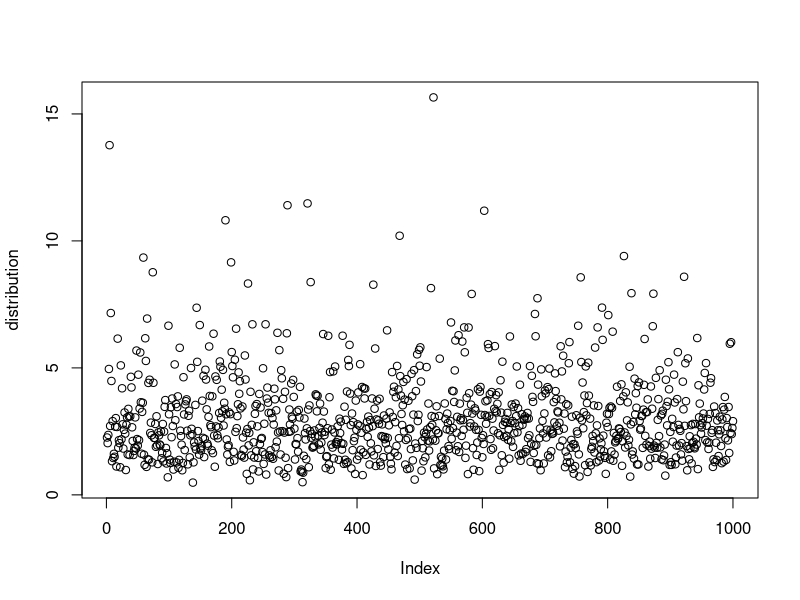

Here is the R script that generated this plot:
## ---- chunk 1
knitr::opts_chunk$set(echo = TRUE)
## ---- chunk 2
library(tidyverse)
## ---- chunk 3
############################ START OF IAM FUNCTION ############################ 


    toy_IAM_SCC<-function(p_damage, p_climSens, p_discount) {


 
      
      
#######  Part 0a: Fixed Model parameters ###### 
    p_numSCC<-c(2)
    p_years<-c(291)

    # Fixed Economic parameters (LEAVE THIS ALONE FOR NOW)
    p_abatePct<-matrix(0,p_years) # zero abatement   
    p_abate<-c(.03)
    p_emInt_g<-c(-.005) # default at -.005
    p_enInt_g<-c(-.01) # default at -.01
    p_pop_g<-c(0.01) # default at .01   
    p_capShare<-c(.3) #default at .3
    p_capDep<-c(.1) #default at .1
    p_saving<-c(.22) #default at .22
    p_TFP_g<-c(.005)  #defult .005
    p_abateE<-c(2) #default 2
    
    # Fixed climate parameters (LEAVE THIS ALONE FOR NOW)
    p_carDecay<-400 #default 400
    p_climDelay<-c(.015) #default .015



###### Part 0b: Initial conditions (in 2010) ###### 
    

    # Economic
    ic_pop<-c(6900) # in millions
    ic_enInt<-c(5.98) # in EJ/$trill
    ic_emInt<-c(68.27) # in Mt CO2 /EJ            
    ic_K<-c(139.65) # $trill   
    ic_TFP<-c(.03)

    # Climate
    ic_preCO2<-c(275) # ppm
    ic_nowCO2<-c(380) # ppm
    ic_T<-c(0.8) # degree C above preindustrial


   # creating empty matrix
    year<-matrix(0,p_years,p_numSCC)    
    pop<-matrix(0, p_years,p_numSCC)
    enInt<-matrix(0, p_years,p_numSCC)
    emInt<-matrix(0, p_years,p_numSCC)    
    TFP<-matrix(0, p_years,p_numSCC)
    Y_gross<-matrix(0, p_years,p_numSCC)
    Y_netAbate<-matrix(0, p_years,p_numSCC)
    K<-matrix(0, p_years,p_numSCC)
    gdppc<-matrix(0, p_years,p_numSCC)
    CO2ppm<-matrix(0, p_years,p_numSCC)
    em_MtCO2<-matrix(0,p_years,p_numSCC)
    em_ppm<-matrix(0,p_years,p_numSCC)
    damageCost<-matrix(0,p_years,p_numSCC)
    Y_net<-matrix(0,p_years,p_numSCC)
    C<-matrix(0,p_years,p_numSCC)
    C_pc<-matrix(0,p_years,p_numSCC)
    Teq<-matrix(0,p_years,p_numSCC)
    T<-matrix(0,p_years,p_numSCC)
    em_SCC<-matrix(0,p_years, p_numSCC)
    abateCost<-matrix(0,p_years,p_numSCC)
    abateShare<-matrix(0,p_years,p_numSCC)
    climateShare<-matrix(0,p_years,p_numSCC)
    SCC<-matrix(0, p_numSCC)
    utility<-matrix(0,p_years,p_numSCC)
    welfare<-matrix(0,p_numSCC)
 
    
# looping over for SCC 
for (c in 1:p_numSCC) {

    # adding marginal emissions
    
    em_SCC[2,c]<-(c-1)/1e6
 
  
    ############################ Part 1a: economic model ################################## 
    ####### Part 1a: Getting exogenous changes in population, energy intensity, emissions intensity, TFP####### 

    # initializing for first period
    year[1,c]<-2010
    pop[1,c]<-ic_pop
    enInt[1,c]<-ic_enInt    
    emInt[1,c]<-ic_emInt
    TFP[1,c]<-ic_TFP

    # looping over future periods
    for (j in 2:p_years) {
      year[j,c]<-year[j-1,c]+1
      pop[j,c]=pop[j-1,c]*(1+p_pop_g)
      enInt[j,c]=enInt[j-1,c]*(1+p_enInt_g)
      emInt[j,c]=emInt[j-1,c]*(1+p_emInt_g)
      TFP[j,c]=TFP[j-1,c]*(1+p_TFP_g)
    }


    ######## Part 1b: Getting gross output, capital, emissions ############## 

    # initializing for first period
    #Part 1: Economic model w/o climate damages
    K[1,c]<-ic_K
    Y_gross[1,c]<-TFP[1,c]*K[1,c]^p_capShare*pop[1,c]^(1-p_capShare)
    abateShare[1,c]<-p_abate*p_abatePct[1]^p_abateE
    abateCost[1,c]<-abateShare[1,c]*Y_gross[1,c]
    Y_netAbate[1,c]=Y_gross[1,c]-abateCost[1,c]

    
    #Part 2: climate model
    #CO2 concentration
    CO2ppm[1,c]<-ic_nowCO2                      
    T[1,c]=ic_T

    #Part 3: Economic model with climate damages
    #climate damages
    climateShare[j,c]<-(p_damage*T[1,c]^2)/(1+p_damage*T[1,c]^2) # damage function
    damageCost[1,c]<-Y_gross[1,c]*climateShare[j,c]
    Y_net[1,c]<-Y_gross[1,c]-abateCost[1,c]-damageCost[1,c] # net of abate cost and damages output          
    C[1,c]<-Y_net[1,c]-p_saving*Y_net[1,c]
    C_pc[1,c]<-(C[1,c]/pop[1,c])*1000      
    K[1+1,c]<-(1-p_capDep)*K[1,c]+p_saving*Y_net[1,c]


    # looping over the rest of the years
    for (j in 2:p_years) {
      
      #Part 1: Economic model w/o climate damages
      
      #Economic output 
      #K[j,c]<-(1-p_capDep)*K[j-1,c]+p_saving*Y_gross[j-1,c]  
      
      
      K[j,c]<-(1-p_capDep)*K[j-1,c]+p_saving*Y_net[j-1,c]  
      Y_gross[j,c]<-TFP[j,c]*K[j,c]^p_capShare*pop[j,c]^(1-p_capShare)
      abateShare[j,c]<-p_abate*p_abatePct[j]^p_abateE
      abateCost[j,c]<-abateShare[j,c]*Y_gross[j,c]
      Y_netAbate[j,c]=Y_gross[j,c]-abateCost[j,c] 
      gdppc[j,c]=Y_netAbate[j,c]/pop[j,c]

      #emissions
      em_MtCO2[j,c]<-(pop[j,c]*gdppc[j,c]*enInt[j,c]*emInt[j,c])*(1-p_abatePct[j]) + em_SCC[j,c]
      em_ppm[j,c]<-em_MtCO2[j,c]/7810
      
      #Part 2: climate model
      
      #CO2 concentration
      CO2ppm[j,c]<-CO2ppm[j-1,c]+0.5*((em_ppm[j,c])- (CO2ppm[j-1,c]-(ic_preCO2))/(p_carDecay))                             
    
      #Radiative forcing
      rad_CO2_Wpm2<-5.35*log(CO2ppm[j,c]/ic_preCO2)

      # Converting to temperature  
      Teq[j,c]<-rad_CO2_Wpm2*(p_climSens/(5.3*log(2)))
      T[j,c]=T[j-1,c]+p_climDelay*(Teq[j,c]-T[j-1,c])

      #Part 3: Economic model with climate damages
      #climate damages
      climateShare[j,c]<-(p_damage*T[j,c]^2)/(1+p_damage*T[j,c]^2) # damage function
      damageCost[j,c]<-climateShare[j,c]*Y_gross[j,c]
      Y_net[j,c]<-Y_gross[j,c]-abateCost[j,c]-damageCost[j,c] # output net of damages          
      C[j,c]<-Y_net[j,c]-p_saving*Y_net[j,c] # consumption 
      C_pc[j,c]<-(C[j,c]/pop[j,c])*1000      
    }
 } 
 
 
###################### Part 3: calculating SCC ###################### 

#setup discount rate
disFactor<-matrix(1,p_years,1)

for(j in 2:p_years) {
    disFactor[j]<-1/(1+p_discount)^j
}

disMarDamage<-matrix(0,p_years, p_numSCC-1)

for (c in 1:p_numSCC-1) {
   disMarDamage[,c]=(damageCost[,c+1]-damageCost[,1])*1e12* disFactor[,1]
  SCC[c]=sum(disMarDamage[,c])
}
 
return(c(SCC[1,1]))
    }




############################ END OF FUNCTION ############################
## ---- chunk 4
distribution <- rlnorm(1000, meanlog = 0.95, sdlog = 0.53)

plot(distribution)

#wrapper



p_damage = 0.009
p_climSens = 2.9
p_discount = 0.015
n = 250


p_damage_output = matrix(0,n, 1)
p_climSens_output = matrix(0,n, 1)
discount1.5_output = matrix(0,n, 1)
discount3_output = matrix(0,n, 1)
discount5_output = matrix(0,n, 1)
## ---- chunk 5
############################ START OF IAM FUNCTION ############################ 


    toy_IAM_optimal<-function(p_abatePct, p_abate, p_damage, p_climSens, p_discount) {

  # expanding to 291 years      
  p_abatePct<-c(rep(p_abatePct[1], times=10),  rep(p_abatePct[2], times=10),  rep(p_abatePct[3], times=10),  rep(p_abatePct[4], times=10),  
               rep(p_abatePct[5], times=10),  rep(p_abatePct[6], times=10),  rep(p_abatePct[7], times=10),  rep(p_abatePct[8], times=10),  
               rep(p_abatePct[9], times=10),  rep(p_abatePct[10], times=201))      
      
      
#######  Part 0a: Fixed Model parameters ###### 

  p_numSCC<-c(2)
  p_years<-c(291)

    # Fixed Economic parameters (LEAVE THIS ALONE FOR NOW)
    p_emInt_g<-c(-.005) # default at -.005
    p_enInt_g<-c(-.01) # default at -.01
    p_pop_g<-c(0.01) # default at .01   
    p_capShare<-c(.3) #default at .3
    p_capDep<-c(.1) #default at .1
    p_saving<-c(.22) #default at .22
    p_TFP_g<-c(.005)  #defult .005
    p_abateE<-c(2.8) #default 2
    
    # Fixed climate parameters (LEAVE THIS ALONE FOR NOW)
    p_carDecay<-400 #default 400
    p_climDelay<-c(.015) #default .015



###### Part 0b: Initial conditions (in 2010) ###### 
    

    # Economic
    ic_pop<-c(6900) # in millions
    ic_enInt<-c(5.98) # in EJ/$trill
    ic_emInt<-c(68.27) # in Mt CO2 /EJ            
    ic_K<-c(139.65) # $trill   
    ic_TFP<-c(.03)

    # Climate
    ic_preCO2<-c(275) # ppm
    ic_nowCO2<-c(380) # ppm
    ic_T<-c(0.8) # degree C above preindustrial


   # creating empty matrix
    year<-matrix(0,p_years,p_numSCC)    
    pop<-matrix(0, p_years,p_numSCC)
    enInt<-matrix(0, p_years,p_numSCC)
    emInt<-matrix(0, p_years,p_numSCC)    
    TFP<-matrix(0, p_years,p_numSCC)
    Y_gross<-matrix(0, p_years,p_numSCC)
    Y_netAbate<-matrix(0, p_years,p_numSCC)
    K<-matrix(0, p_years,p_numSCC)
    gdppc<-matrix(0, p_years,p_numSCC)
    CO2ppm<-matrix(0, p_years,p_numSCC)
    em_MtCO2<-matrix(0,p_years,p_numSCC)
    em_ppm<-matrix(0,p_years,p_numSCC)
    damageCost<-matrix(0,p_years,p_numSCC)
    Y_net<-matrix(0,p_years,p_numSCC)
    C<-matrix(0,p_years,p_numSCC)
    C_pc<-matrix(0,p_years,p_numSCC)
    Teq<-matrix(0,p_years,p_numSCC)
    T<-matrix(0,p_years,p_numSCC)
    em_SCC<-matrix(0,p_years, p_numSCC)
    abateCost<-matrix(0,p_years,p_numSCC)
    abateShare<-matrix(0,p_years,p_numSCC)
    climateShare<-matrix(0,p_years,p_numSCC)
    SCC<-matrix(0, p_numSCC)
    utility<-matrix(0,p_years,p_numSCC)
    welfare<-matrix(0,p_numSCC)
 
    
# looping over for SCC 
for (c in 1:p_numSCC) {

    # adding marginal emissions
    
    em_SCC[2,c]<-(c-1)/1e6

    ############################ Part 1a: economic model ################################## 
    ####### Part 1a: Getting exogenous changes in population, energy intensity, emissions intensity, TFP####### 

    # initializing for first period
    year[1,c]<-2010
    pop[1,c]<-ic_pop
    enInt[1,c]<-ic_enInt    
    emInt[1,c]<-ic_emInt
    TFP[1,c]<-ic_TFP

    # looping over future periods
    for (j in 2:p_years) {
      year[j,c]<-year[j-1,c]+1
      pop[j,c]=pop[j-1,c]*(1+p_pop_g)
      enInt[j,c]=enInt[j-1,c]*(1+p_enInt_g)
      emInt[j,c]=emInt[j-1,c]*(1+p_emInt_g)
      TFP[j,c]=TFP[j-1,c]*(1+p_TFP_g)
    }


    ######## Part 1b: Getting gross output, capital, emissions ############## 

    # initializing for first period
    #Part 1: Economic model w/o climate damages
    K[1,c]<-ic_K
    Y_gross[1,c]<-TFP[1,c]*K[1,c]^p_capShare*pop[1,c]^(1-p_capShare)
    abateShare[1,c]<-p_abate*p_abatePct[1]^p_abateE
    abateCost[1,c]<-abateShare[1,c]*Y_gross[1,c]
    Y_netAbate[1,c]=Y_gross[1,c]-abateCost[1,c]

    
    #Part 2: climate model
    #CO2 concentration
    CO2ppm[1,c]<-ic_nowCO2                      
    T[1,c]=ic_T

    #Part 3: Economic model with climate damages
    #climate damages
    climateShare[j,c]<-(p_damage*T[1,c]^2)/(1+p_damage*T[1,c]^2) # damage function
    damageCost[1,c]<-Y_gross[1,c]*climateShare[j,c]
    Y_net[1,c]<-Y_gross[1,c]-abateCost[1,c]-damageCost[1,c] # net of abate cost and damages output          
    C[1,c]<-Y_net[1,c]-p_saving*Y_net[1,c]
    C_pc[1,c]<-(C[1,c]/pop[1,c])*1000      
    K[1+1,c]<-(1-p_capDep)*K[1,c]+p_saving*Y_net[1,c]


    # looping over the rest of the years
    for (j in 2:p_years) {
      
      #Part 1: Economic model w/o climate damages
      
      #Economic output 
      #K[j,c]<-(1-p_capDep)*K[j-1,c]+p_saving*Y_gross[j-1,c]  
      
      
      K[j,c]<-(1-p_capDep)*K[j-1,c]+p_saving*Y_net[j-1,c]  
      Y_gross[j,c]<-TFP[j,c]*K[j,c]^p_capShare*pop[j,c]^(1-p_capShare)
      abateShare[j,c]<-p_abate*p_abatePct[j]^p_abateE
      abateCost[j,c]<-abateShare[j,c]*Y_gross[j,c]
      Y_netAbate[j,c]=Y_gross[j,c]-abateCost[j,c] 
      gdppc[j,c]=Y_netAbate[j,c]/pop[j,c]

      #emissions
      em_MtCO2[j,c]<-(pop[j,c]*gdppc[j,c]*enInt[j,c]*emInt[j,c])*(1-p_abatePct[j]) + em_SCC[j,c]
      em_ppm[j,c]<-em_MtCO2[j,c]/7810
      
      #Part 2: climate model
      
      #CO2 concentration
      CO2ppm[j,c]<-CO2ppm[j-1,c]+0.5*((em_ppm[j,c])- (CO2ppm[j-1,c]-(ic_preCO2))/(p_carDecay))                             
    
      #Radiative forcing
      rad_CO2_Wpm2<-5.35*log(CO2ppm[j,c]/ic_preCO2)

      # Converting to temperature  
      Teq[j,c]<-rad_CO2_Wpm2*(p_climSens/(5.3*log(2)))
      T[j,c]=T[j-1,c]+p_climDelay*(Teq[j,c]-T[j-1,c])

      #Part 3: Economic model with climate damages
      #climate damages
      climateShare[j,c]<-(p_damage*T[j,c]^2)/(1+p_damage*T[j,c]^2) # damage function
      damageCost[j,c]<-climateShare[j,c]*Y_gross[j,c]
      Y_net[j,c]<-Y_gross[j,c]-abateCost[j,c]-damageCost[j,c] # output net of damages          
      C[j,c]<-Y_net[j,c]-p_saving*Y_net[j,c] # consumption 
      C_pc[j,c]<-(C[j,c]/pop[j,c])*1000      
    }
 } 
 
 
###################### Part 3: calculating SCC ###################### 

#setup discount rate
disFactor<-matrix(1,p_years,1)

for(j in 2:p_years) {
    disFactor[j]<-1/(1+p_discount)^j
}

#disMarConsumption<-matrix(0,p_years, p_numSCC-1)


disMarDamage<-matrix(0,p_years, p_numSCC-1)

for (c in 1:p_numSCC-1) {
   disMarDamage[,c]=(damageCost[,c+1]-damageCost[,1])*1e12* disFactor[,1]
#    disMarConsumption[,c]=(C[,c+1]-C[,1])*1e12* disFactor[,1]
  
SCC[c]=sum(disMarDamage[,c])
#  SCC[c]=sum(disMarConsumption)
}
 

###################### Part 4: Calculating welfare ###################### 

for (c in 1:p_numSCC-1) {
    utility[,c]<-log(C_pc[,c])*disFactor[,1]* pop[,c]
    welfare[c]<-sum(utility[,c])
}
welfare<-welfare[1]

return(c(welfare))

}



############################ END OF FUNCTION ############################ 
